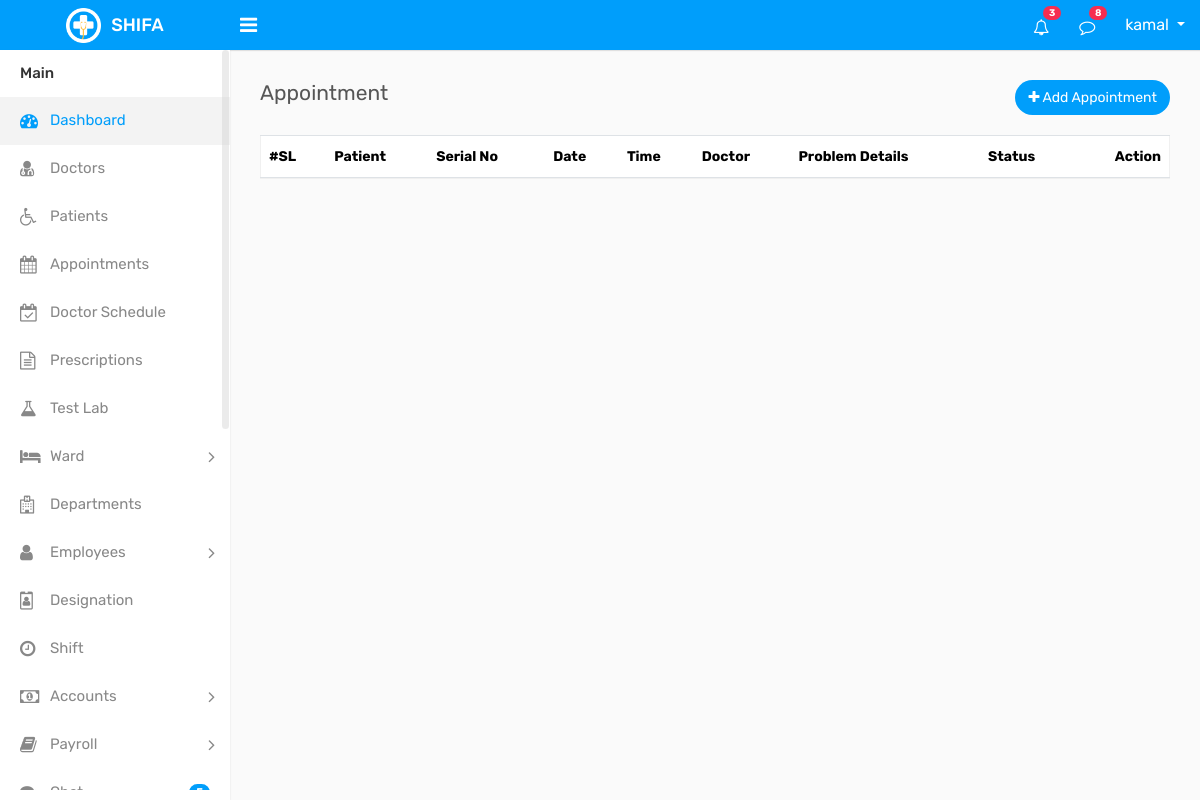
Before: /appointment/appointment_list.php (signed in) with the older database file.
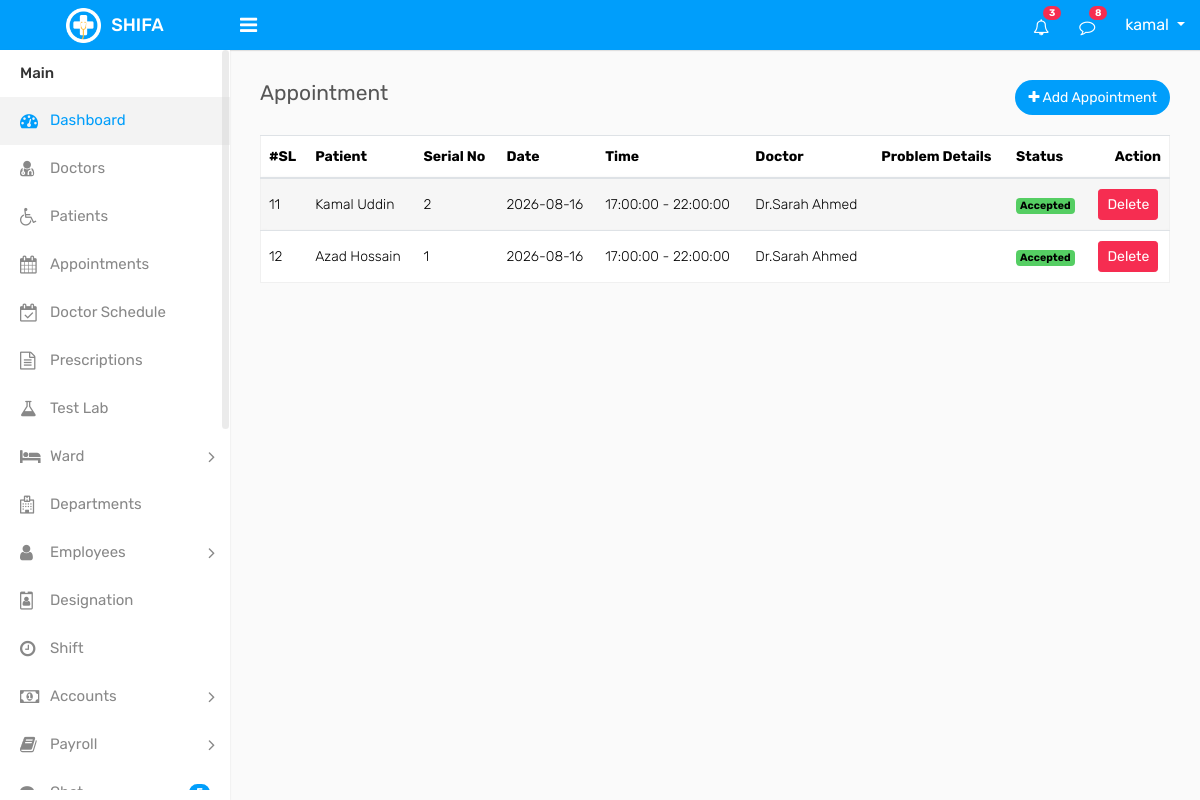
After: the same page with the newer database file.
### tables this page shows
CREATE TABLE `appointments` (
  `id` int(11) NOT NULL,
  `serial_no` int(11) NOT NULL,
  `doctor_id` int(11) NOT NULL,
  `patient_id` int(11) NOT NULL,
  `age` int(11) NOT NULL,
  `appointment_date` date NOT NULL,
  `app_schedule_id` int(11) NOT NULL,
  `note` text DEFAULT NULL,
  `status` int(11) NOT NULL COMMENT '1 pending, 2 accepted, 3 rejected',
  `updated_at` timestamp NOT NULL DEFAULT current_timestamp() ON UPDATE current_timestamp(),
  `deleted_at` datetime DEFAULT NULL,
  `created_at` timestamp NOT NULL DEFAULT current_timestamp()
);

CREATE TABLE `patients` (
  `id` int(11) NOT NULL,
  `name` varchar(100) DEFAULT NULL,
  `gender` int(3) DEFAULT NULL COMMENT '1=male,2=female,3=others',
  `age` int(2) DEFAULT NULL,
  `blood_group` int(6) DEFAULT NULL,
  `phone` varchar(20) DEFAULT NULL,
  `email` varchar(100) DEFAULT NULL,
  `address` varchar(200) DEFAULT NULL,
  `emergency_contact` varchar(20) DEFAULT NULL,
  `created_at` timestamp NOT NULL DEFAULT current_timestamp(),
  `updated_at` timestamp NOT NULL DEFAULT current_timestamp() ON UPDATE current_timestamp(),
  `deleted_at` datetime DEFAULT NULL,
  `created_by` int(11) DEFAULT NULL,
  `updated_by` int(11) DEFAULT NULL
);

CREATE TABLE `schedules` (
  `id` int(11) NOT NULL,
  `doctor_id` int(11) NOT NULL,
  `day_of_week` varchar(20) NOT NULL,
  `start_time` time NOT NULL,
  `end_time` time NOT NULL,
  `appointment_qty` int(11) NOT NULL,
  `status` enum('Active','Inactive') DEFAULT 'Active',
  `deleted_at` datetime DEFAULT NULL
);

CREATE TABLE `doctors` (
  `id` int(11) NOT NULL,
  `department_id` int(11) NOT NULL,
  `designation_id` int(11) NOT NULL,
  `shift_id` int(11) NOT NULL,
  `name` varchar(100) DEFAULT NULL,
  `gender` int(11) DEFAULT NULL COMMENT '1=male,2=female,3=others',
  `specialization` varchar(100) DEFAULT NULL,
  `qualification` varchar(100) DEFAULT NULL,
  `experience` int(11) DEFAULT NULL,
  `phone` varchar(20) DEFAULT NULL,
  `email` varchar(100) DEFAULT NULL,
  `address` text DEFAULT NULL,
  `created_at` timestamp NOT NULL DEFAULT current_timestamp(),
  `updated_at` timestamp NOT NULL DEFAULT current_timestamp() ON UPDATE current_timestamp(),
  `deleted_at` datetime DEFAULT NULL
);

### component/connection.php (called while the page is built, shortened)
<?php
    $base_url = "http://localhost/shifa/";
    require_once  ($_SERVER['DOCUMENT_ROOT'] . "/shifa/crud/crud_class.php");
    $crud = new crud_class();
?>

### crud/crud_class.php (called while the page is built, shortened)
<?php
class crud_class{
    private $host = "localhost";
    private $username = "root";
    private $password = "";
    private $database = "shifa";
    public $conn;
    public function __construct(){
        $this->conn = new mysqli($this->host, $this->username, $this->password, $this->database);
    }
    public function common_query($sql){
        $result=[
            "status"=>false,
            "data"=>[],
            "message"=>""
        ];
        $rs = $this->conn->query($sql);
        if($rs->num_rows > 0){
            $result["status"] = true;
            $result["message"] = "Records found";
            while($row = $rs->fetch_object()){
                $result["data"][] = $row;
            }
            return $result;
        } else {
            $result["message"] = "No records found";
            return $result;
        }
    }
}

### appointment/appointment_list.php (the view)
<?php require_once "../component/header.php"; ?>
<?php require_once "../component/sidebar.php"; ?>
<div class="page-wrapper">
    <div class="content">
        <div class="row">
            <div class="col-sm-4 col-3">
                <h4 class="page-title">Appointment</h4>
            </div>
            <div class="col-sm-8 col-9 text-right m-b-20">
                <a href="add-appointment.php" class="btn btn btn-primary btn-rounded float-right"><i class="fa fa-plus"></i> Add Appointment</a>
            </div>
        </div>
        <div class="row">
            <div class="col-md-12">
                <div class="table-responsive">
                    <table class="table table-border table-striped custom-table datatable mb-0">
                        <thead>
                            <tr>
                                <th>#SL</th>
                                <th>Patient</th>
                                <th>Serial No</th>
                                <th>Date</th>
                                <th>Time</th>
                                <th>Doctor</th>
                                <th>Problem Details</th>
                                <th>Status</th>
                                <th class="text-right">Action</th>
                            </tr>
                        </thead>
                        <tbody>
                            <tr>
                                <?php
                                if(isset($_GET['page']) && is_numeric($_GET['page'])){
                                    $page = (int)$_GET['page'];
                                } else {
                                    $page = 1;
                                }
                                $appointment = $crud->common_query("SELECT appointments.*, patients.name as patient_name, schedules.start_time, schedules.end_time, doctors.name as doctor_name FROM `appointments` join patients on patients.id=appointments.patient_id join doctors on doctors.id=appointments.doctor_id join schedules on schedules.id=appointments.app_schedule_id WHERE appointments.deleted_at is null order by appointments.id desc LIMIT 10 OFFSET ".(($page-1)*10));
                                if($appointment['status']){
                                foreach ($appointment['data'] as $i => $appointment) { ?>
                                <td><?= $page*10 + $i + 1 ?></td>
                                <td><?= $appointment->patient_name ?></td>
                                <td><?= $appointment->serial_no ?></td>
                                <td><?= $appointment->appointment_date ?></td>
                                <td><?= $appointment->start_time ?> - <?= $appointment->end_time ?></td>
                                <td><?= $appointment->doctor_name ?></td>
                                <td><?= $appointment->note ?></td>
                                <td>
                                    <?php
                                        if($appointment->status == 1) {
                                            echo '<span class="badge bg-warning">Pending</span>';
                                        } elseif ($appointment->status == 2) {
                                            echo '<span class="badge bg-success">Accepted</span>';
                                        } elseif ($appointment->status == 3) {
                                            echo '<span class="badge bg-danger">Cancelled</span>';
                                        }
                                    ?>
                                </td>
                                <td class="text-center">
                                    <a href="<?= $base_url ?>appointment/delete_appoint.php?id=<?= $appointment->id ?>" class="btn btn-sm btn-danger">Delete</a>
                                </td>
                            </tr>
                            <?php } } ?>
                        </tbody>
                    </table>
                </div>
            </div>
        </div>
    </div>
   <?php require_once "../component/footer.php" ?>

### component/header.php (shortened to what this page needs)
<?php
    require_once "connection.php";
?>
<!DOCTYPE html>
<html lang="en">
<head>
    <link rel="stylesheet" type="text/css" href="<?= $base_url; ?>assets/assets/css/bootstrap.min.css">
    <link rel="stylesheet" type="text/css" href="<?= $base_url; ?>assets/assets//css/font-awesome.min.css">
    <link rel="stylesheet" type="text/css" href="<?= $base_url; ?>assets/assets//css/style.css">
</head>

### component/sidebar.php (shortened to what this page needs)
<body>
    <div class="main-wrapper">
        <div class="header">
			<div class="header-left">
				<a href="<?= $base_url; ?>dashboard.php" class="logo">
					<img src="<?= $base_url; ?>assets/assets/img/logo.png" width="35" height="35" alt=""> <span >SHIFA</span>
				</a>
			</div>
			<a id="toggle_btn" href="javascript:void(0);"><i class="fa fa-bars"></i></a>
            <ul class="nav user-menu float-right">
                <li class="nav-item dropdown d-none d-sm-block">
                    <a href="#" class="dropdown-toggle nav-link" data-toggle="dropdown"><i class="fa fa-bell-o"></i> <span class="badge badge-pill bg-danger float-right">3</span></a>
                </li>
                <li class="nav-item dropdown d-none d-sm-block">
                    <a href="javascript:void(0);" id="open_msg_box" class="hasnotifications nav-link"><i class="fa fa-comment-o"></i> <span class="badge badge-pill bg-danger float-right">8</span></a>
                </li>
                <li class="nav-item dropdown has-arrow">
                    <a href="#" class="dropdown-toggle nav-link user-link" data-toggle="dropdown">
                        <span class="auth-name"><?= $_SESSION['user_name']; ?></span>
                    </a>
                </li>
            </ul>
        </div>
<div class="sidebar" id="sidebar">
            <div class="sidebar-inner slimscroll">
                <div id="sidebar-menu" class="sidebar-menu">
                    <ul>
                        <li class="menu-title">Main</li>
                        <li class="active">
                            <a href="<?= $base_url; ?>dashboard.php"><i class="fa fa-dashboard"></i> <span>Dashboard</span></a>
                        </li>
						<li>
                            <a href="<?= $base_url; ?>doctors/doctors.php"><i class="fa fa-user-md"></i> <span>Doctors</span></a>
                        </li>
                        <li>
                            <a href="<?=$base_url; ?>patients/patients.php"><i class="fa fa-wheelchair"></i> <span>Patients</span></a>
                        </li>
                        <li>
                            <a href="<?=$base_url; ?>appointment/appointment_list.php"><i class="fa fa-calendar"></i> <span>Appointments</span></a>
                        </li>
                        <li>
                            <a href="<?= $base_url; ?>schedule/schedule.php"><i class="fa fa-calendar-check-o"></i> <span>Doctor Schedule</span></a>
                        </li>
                        <li>
                            <a href="<?=$base_url; ?>prescription/prescription_list.php"><i class="fa fa-file-text-o"></i> <span>Prescriptions</span></a>
                        </li>
                        <li>
                            <a href="<?=$base_url; ?>lab/lab_category/lab.php"><i class="fa fa-flask"></i> <span>Test Lab</span></a>
                        </li>
                        <li class="submenu">
							<a href="#"><i class="fa fa-bed"></i> <span> Ward </span> <span class="menu-arrow"></span></a>
						</li>
                        <li>
                            <a href="<?= $base_url; ?>departments/departments.php"><i class="fa fa-hospital-o"></i> <span>Departments</span></a>
                        </li>
						<li class="submenu">
							<a href="#"><i class="fa fa-user"></i> <span> Employees </span> <span class="menu-arrow"></span></a>
						</li>
                        <li>
                            <a href="<?= $base_url; ?>designation/designation.php"><i class="fa fa-id-badge"></i> <span>Designation</span></a>
                        </li>
                        <li>
                            <a href="<?= $base_url; ?>shift/shift.php"><i class="fa fa-clock-o"></i> <span>Shift</span></a>
                        </li>
						<li class="submenu">
							<a href="#"><i class="fa fa-money"></i> <span> Accounts </span> <span class="menu-arrow"></span></a>
						</li>
						<li class="submenu">
							<a href="#"><i class="fa fa-book"></i> <span> Payroll </span> <span class="menu-arrow"></span></a>
						</li>
                        <li>
                            <a href="chat.html"><i class="fa fa-comments"></i> <span>Chat</span> <span class="badge badge-pill bg-primary float-right">5</span></a>
                        </li>
                    </ul>
                </div>
            </div>
        </div>

### component/footer.php (shortened to what this page needs)
</body>
</html>

Changed rows visible on the page:
added appointments: i "11", patient.name "Kamal Uddin", serial_no "2", appointment_date "2026-08-16", schedules.start_time "17:00:00", schedules.end_time "22:00:00", doctor.name "Dr.Sarah Ahmed", status "Accepted"
added appointments: i "12", patient.name "Azad Hossain", serial_no "1", appointment_date "2026-08-16", schedules.start_time "17:00:00", schedules.end_time "22:00:00", doctor.name "Dr.Sarah Ahmed", status "Accepted"
